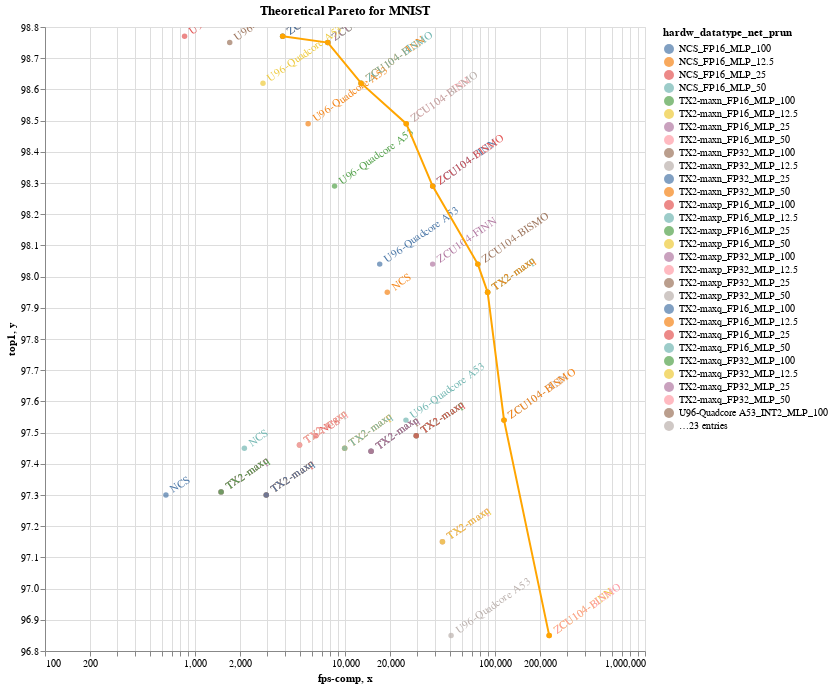

Notebook code cell kept with this figure:
### Markdown cell above
### MNIST

### Code cell
#hide_input
%run scripts/overlapped_pareto.py
theor_pareto(net_keyword='mnist', title= 'Theoretical Pareto for MNIST')

### Figure 1 — Vega-Lite specification as saved in the notebook (floating-point values rounded to 4 significant figures)
{"config": {"view": {"continuousWidth": 400, "continuousHeight": 300}}, "layer": [{"mark": {"type": "point", "filled": true}, "encoding": {"color": {"type": "nominal", "field": "hardw_datatype_net_prun"}, "tooltip": [{"type": "nominal", "field": "hardw_datatype_net_prun"}, {"type": "quantitative", "field": "fps-comp"}, {"type": "nominal", "field": "top1"}], "x": {"type": "quantitative", "field": "fps-comp", "scale": {"type": "log"}}, "y": {"type": "quantitative", "field": "top1", "scale": {"zero": false}}}, "height": 624.0, "selection": {"selector004": {"type": "interval", "bind": "scales", "encodings": ["x", "y"]}}, "title": "Theoretical Pareto for MNIST", "width": 600}, {"mark": {"type": "text", "align": "left", "angle": 325, "baseline": "middle", "dx": 7}, "encoding": {"color": {"type": "nominal", "field": "hardw_datatype_net_prun"}, "text": {"type": "nominal", "field": "hardw"}, "tooltip": [{"type": "nominal", "field": "hardw_datatype_net_prun"}, {"type": "quantitative", "field": "fps-comp"}, {"type": "nominal", "field": "top1"}], "x": {"type": "quantitative", "field": "fps-comp", "scale": {"type": "log"}}, "y": {"type": "quantitative", "field": "top1", "scale": {"zero": false}}}, "height": 624.0, "title": "Theoretical Pareto for MNIST", "width": 600}, {"data": {"name": "data-cbc69d3c80f54c2420bfdac935848113"}, "mark": {"type": "line", "point": true}, "encoding": {"color": {"value": "#FFA500"}, "tooltip": [{"type": "nominal", "field": "group"}, {"type": "quantitative", "field": "x"}, {"type": "nominal", "field": "y"}], "x": {"type": "quantitative", "field": "x", "scale": {"type": "log"}}, "y": {"type": "quantitative", "field": "y", "scale": {"zero": false}}}, "selection": {"selector003": {"type": "interval", "bind": "scales", "encodings": ["x", "y"]}}}], "data": {"name": "data-db9e0fb7a4df364b51ab599bc4bf39fa"}, "$schema": "https://vega.github.io/schema/vega-lite/v4.0.2.json", "datasets": {"data-db9e0fb7a4df364b51ab599bc4bf39fa": [{"hardw_datatype_net_prun": "ZCU104-FINN_INT2_MLP_100", "hardw": "ZCU104-FINN", "network": "MLP", "fps-comp": 7680.0, "top1": "98.75", "type": "predicted"}, {"hardw_datatype_net_prun": "ZCU104-BISMO_INT2_MLP_100", "hardw": "ZCU104-BISMO", "network": "MLP", "fps-comp": 7680.0, "top1": "98.75", "type": "predicted"}, {"hardw_datatype_net_prun": "U96-Quadcore A53_INT2_MLP_100", "hardw": "U96-Quadcore A53", "network": "MLP", "fps-comp": 1704.0, "top1": "98.75", "type": "predicted"}, {"hardw_datatype_net_prun": "ZCU104-FINN_INT2_MLP_50", "hardw": "ZCU104-FINN", "network": "MLP", "fps-comp": 25600.0, "top1": "98.49", "type": "predicted"}, {"hardw_datatype_net_prun": "ZCU104-BISMO_INT2_MLP_50", "hardw": "ZCU104-BISMO", "network": "MLP", "fps-comp": 25600.0, "top1": "98.49", "type": "predicted"}, {"hardw_datatype_net_prun": "U96-Quadcore A53_INT2_MLP_50", "hardw": "U96-Quadcore A53", "network": "MLP", "fps-comp": 5680.0, "top1": "98.49", "type": "predicted"}, {"hardw_datatype_net_prun": "ZCU104-FINN_INT2_MLP_25", "hardw": "ZCU104-FINN", "network": "MLP", "fps-comp": 38400.0, "top1": "98.04", "type": "predicted"}, {"hardw_datatype_net_prun": "ZCU104-BISMO_INT2_MLP_25", "hardw": "ZCU104-BISMO", "network": "MLP", "fps-comp": 76800.0, "top1": "98.04", "type": "predicted"}, {"hardw_datatype_net_prun": "U96-Quadcore A53_INT2_MLP_25", "hardw": "U96-Quadcore A53", "network": "MLP", "fps-comp": 17040.0, "top1": "98.04", "type": "predicted"}, {"hardw_datatype_net_prun": "ZCU104-FINN_INT2_MLP_12.5", "hardw": "ZCU104-FINN", "network": "MLP", "fps-comp": 229700.0, "top1": "96.85", "type": "predicted"}, {"hardw_datatype_net_prun": "ZCU104-BISMO_INT2_MLP_12.5", "hardw": "ZCU104-BISMO", "network": "MLP", "fps-comp": 229700.0, "top1": "96.85", "type": "predicted"}, {"hardw_datatype_net_prun": "U96-Quadcore A53_INT2_MLP_12.5", "hardw": "U96-Quadcore A53", "network": "MLP", "fps-comp": 50970.0, "top1": "96.85", "type": "predicted"}, {"hardw_datatype_net_prun": "ZCU104-FINN_INT4_MLP_100", "hardw": "ZCU104-FINN", "network": "MLP", "fps-comp": 3840.0, "top1": "98.77", "type": "predicted"}, {"hardw_datatype_net_prun": "ZCU104-BISMO_INT4_MLP_100", "hardw": "ZCU104-BISMO", "network": "MLP", "fps-comp": 3840.0, "top1": "98.77", "type": "predicted"}, {"hardw_datatype_net_prun": "U96-Quadcore A53_INT4_MLP_100", "hardw": "U96-Quadcore A53", "network": "MLP", "fps-comp": 852.0, "top1": "98.77", "type": "predicted"}, {"hardw_datatype_net_prun": "ZCU104-FINN_INT4_MLP_50", "hardw": "ZCU104-FINN", "network": "MLP", "fps-comp": 12800.0, "top1": "98.62", "type": "predicted"}, {"hardw_datatype_net_prun": "ZCU104-BISMO_INT4_MLP_50", "hardw": "ZCU104-BISMO", "network": "MLP", "fps-comp": 12800.0, "top1": "98.62", "type": "predicted"}, {"hardw_datatype_net_prun": "U96-Quadcore A53_INT4_MLP_50", "hardw": "U96-Quadcore A53", "network": "MLP", "fps-comp": 2840.0, "top1": "98.62", "type": "predicted"}, {"hardw_datatype_net_prun": "ZCU104-FINN_INT4_MLP_25", "hardw": "ZCU104-FINN", "network": "MLP", "fps-comp": 38400.0, "top1": "98.29", "type": "predicted"}, {"hardw_datatype_net_prun": "ZCU104-BISMO_INT4_MLP_25", "hardw": "ZCU104-BISMO", "network": "MLP", "fps-comp": 38400.0, "top1": "98.29", "type": "predicted"}, {"hardw_datatype_net_prun": "U96-Quadcore A53_INT4_MLP_25", "hardw": "U96-Quadcore A53", "network": "MLP", "fps-comp": 8520.0, "top1": "98.29", "type": "predicted"}, {"hardw_datatype_net_prun": "ZCU104-FINN_INT4_MLP_12.5", "hardw": "ZCU104-FINN", "network": "MLP", "fps-comp": 114900.0, "top1": "97.54", "type": "predicted"}, {"hardw_datatype_net_prun": "ZCU104-BISMO_INT4_MLP_12.5", "hardw": "ZCU104-BISMO", "network": "MLP", "fps-comp": 114900.0, "top1": "97.54", "type": "predicted"}, {"hardw_datatype_net_prun": "U96-Quadcore A53_INT4_MLP_12.5", "hardw": "U96-Quadcore A53", "network": "MLP", "fps-comp": 25480.0, "top1": "97.54", "type": "predicted"}, {"hardw_datatype_net_prun": "TX2-maxn_FP16_MLP_100", "hardw": "TX2-maxn", "network": "MLP", "fps-comp": 2985.0, "top1": "97.3", "type": "predicted"}, {"hardw_datatype_net_prun": "TX2-maxp_FP16_MLP_100", "hardw": "TX2-maxp", "network": "MLP", "fps-comp": 2985.0, "top1": "97.3", "type": "predicted"}, {"hardw_datatype_net_prun": "TX2-maxq_FP16_MLP_100", "hardw": "TX2-maxq", "network": "MLP", "fps-comp": 2985.0, "top1": "97.3", "type": "predicted"}, {"hardw_datatype_net_prun": "NCS_FP16_MLP_100", "hardw": "NCS", "network": "MLP", "fps-comp": 640.0, "top1": "97.3", "type": "predicted"}, {"hardw_datatype_net_prun": "TX2-maxn_FP16_MLP_50", "hardw": "TX2-maxn", "network": "MLP", "fps-comp": 9950.0, "top1": "97.45", "type": "predicted"}, {"hardw_datatype_net_prun": "TX2-maxp_FP16_MLP_50", "hardw": "TX2-maxp", "network": "MLP", "fps-comp": 9950.0, "top1": "97.45", "type": "predicted"}, {"hardw_datatype_net_prun": "TX2-maxq_FP16_MLP_50", "hardw": "TX2-maxq", "network": "MLP", "fps-comp": 9950.0, "top1": "97.45", "type": "predicted"}, {"hardw_datatype_net_prun": "NCS_FP16_MLP_50", "hardw": "NCS", "network": "MLP", "fps-comp": 2133.0, "top1": "97.45", "type": "predicted"}, {"hardw_datatype_net_prun": "TX2-maxn_FP16_MLP_25", "hardw": "TX2-maxn", "network": "MLP", "fps-comp": 29850.0, "top1": "97.49", "type": "predicted"}, {"hardw_datatype_net_prun": "TX2-maxp_FP16_MLP_25", "hardw": "TX2-maxp", "network": "MLP", "fps-comp": 29850.0, "top1": "97.49", "type": "predicted"}, {"hardw_datatype_net_prun": "TX2-maxq_FP16_MLP_25", "hardw": "TX2-maxq", "network": "MLP", "fps-comp": 29850.0, "top1": "97.49", "type": "predicted"}, {"hardw_datatype_net_prun": "NCS_FP16_MLP_25", "hardw": "NCS", "network": "MLP", "fps-comp": 6400.0, "top1": "97.49", "type": "predicted"}, {"hardw_datatype_net_prun": "TX2-maxn_FP16_MLP_12.5", "hardw": "TX2-maxn", "network": "MLP", "fps-comp": 89280.0, "top1": "97.95", "type": "predicted"}, {"hardw_datatype_net_prun": "TX2-maxp_FP16_MLP_12.5", "hardw": "TX2-maxp", "network": "MLP", "fps-comp": 89280.0, "top1": "97.95", "type": "predicted"}, {"hardw_datatype_net_prun": "TX2-maxq_FP16_MLP_12.5", "hardw": "TX2-maxq", "network": "MLP", "fps-comp": 89280.0, "top1": "97.95", "type": "predicted"}, {"hardw_datatype_net_prun": "NCS_FP16_MLP_12.5", "hardw": "NCS", "network": "MLP", "fps-comp": 19140.0, "top1": "97.95", "type": "predicted"}, {"hardw_datatype_net_prun": "TX2-maxn_FP32_MLP_100", "hardw": "TX2-maxn", "network": "MLP", "fps-comp": 1492.0, "top1": "97.31", "type": "predicted"}, {"hardw_datatype_net_prun": "TX2-maxp_FP32_MLP_100", "hardw": "TX2-maxp", "network": "MLP", "fps-comp": 1492.0, "top1": "97.31", "type": "predicted"}, {"hardw_datatype_net_prun": "TX2-maxq_FP32_MLP_100", "hardw": "TX2-maxq", "network": "MLP", "fps-comp": 1492.0, "top1": "97.31", "type": "predicted"}, {"hardw_datatype_net_prun": "TX2-maxn_FP32_MLP_50", "hardw": "TX2-maxn", "network": "MLP", "fps-comp": 4975.0, "top1": "97.46", "type": "predicted"}, {"hardw_datatype_net_prun": "TX2-maxp_FP32_MLP_50", "hardw": "TX2-maxp", "network": "MLP", "fps-comp": 4975.0, "top1": "97.46", "type": "predicted"}, {"hardw_datatype_net_prun": "TX2-maxq_FP32_MLP_50", "hardw": "TX2-maxq", "network": "MLP", "fps-comp": 4975.0, "top1": "97.46", "type": "predicted"}, {"hardw_datatype_net_prun": "TX2-maxn_FP32_MLP_25", "hardw": "TX2-maxn", "network": "MLP", "fps-comp": 14920.0, "top1": "97.44", "type": "predicted"}, {"hardw_datatype_net_prun": "TX2-maxp_FP32_MLP_25", "hardw": "TX2-maxp", "network": "MLP", "fps-comp": 14920.0, "top1": "97.44", "type": "predicted"}, {"hardw_datatype_net_prun": "TX2-maxq_FP32_MLP_25", "hardw": "TX2-maxq", "network": "MLP", "fps-comp": 14920.0, "top1": "97.44", "type": "predicted"}, {"hardw_datatype_net_prun": "TX2-maxn_FP32_MLP_12.5", "hardw": "TX2-maxn", "network": "MLP", "fps-comp": 44640.0, "top1": "97.15", "type": "predicted"}, {"hardw_datatype_net_prun": "TX2-maxp_FP32_MLP_12.5", "hardw": "TX2-maxp", "network": "MLP", "fps-comp": 44640.0, "top1": "97.15", "type": "predicted"}, {"hardw_datatype_net_prun": "TX2-maxq_FP32_MLP_12.5", "hardw": "TX2-maxq", "network": "MLP", "fps-comp": 44640.0, "top1": "97.15", "type": "predicted"}], "data-cbc69d3c80f54c2420bfdac935848113": [{"x": 3840.0, "y": "98.77", "group": "ZCU104-FINN_INT4_MLP_100"}, {"x": 7680.0, "y": "98.75", "group": "ZCU104-BISMO_INT2_MLP_100"}, {"x": 12800.0, "y": "98.62", "group": "ZCU104-FINN_INT4_MLP_50"}, {"x": 25600.0, "y": "98.49", "group": "ZCU104-BISMO_INT2_MLP_50"}, {"x": 38400.0, "y": "98.29", "group": "ZCU104-BISMO_INT4_MLP_25"}, {"x": 76800.0, "y": "98.04", "group": "ZCU104-BISMO_INT2_MLP_25"}, {"x": 89280.0, "y": "97.95", "group": "TX2-maxp_FP16_MLP_12.5"}, {"x": 114900.0, "y": "97.54", "group": "ZCU104-FINN_INT4_MLP_12.5"}, {"x": 229700.0, "y": "96.85", "group": "ZCU104-BISMO_INT2_MLP_12.5"}]}}
